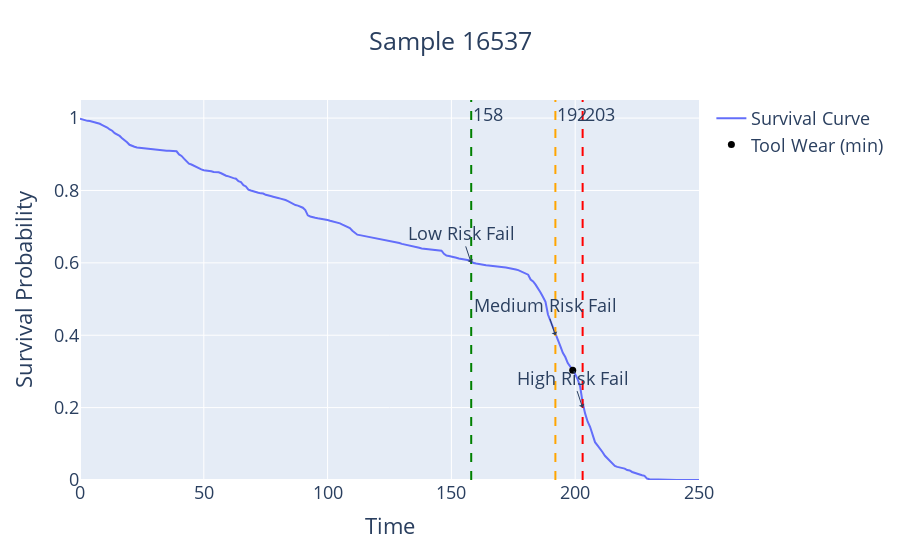
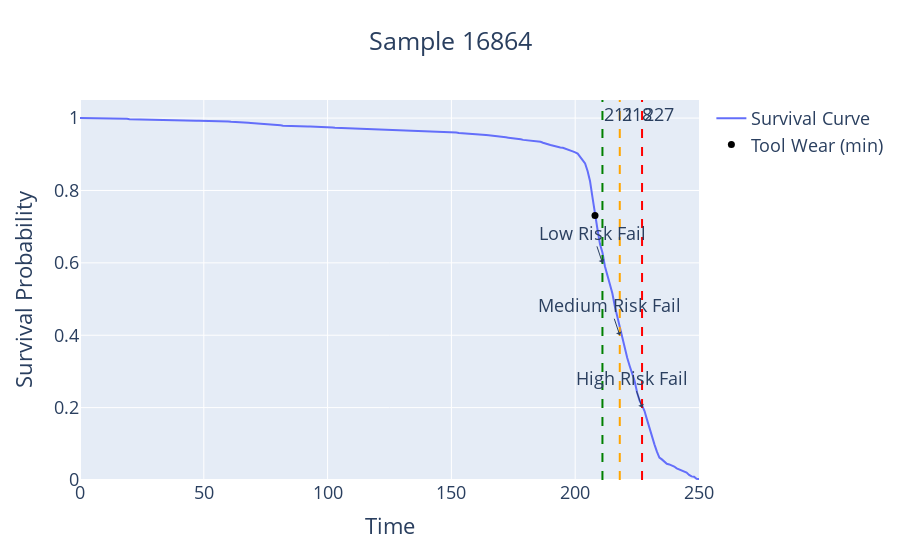
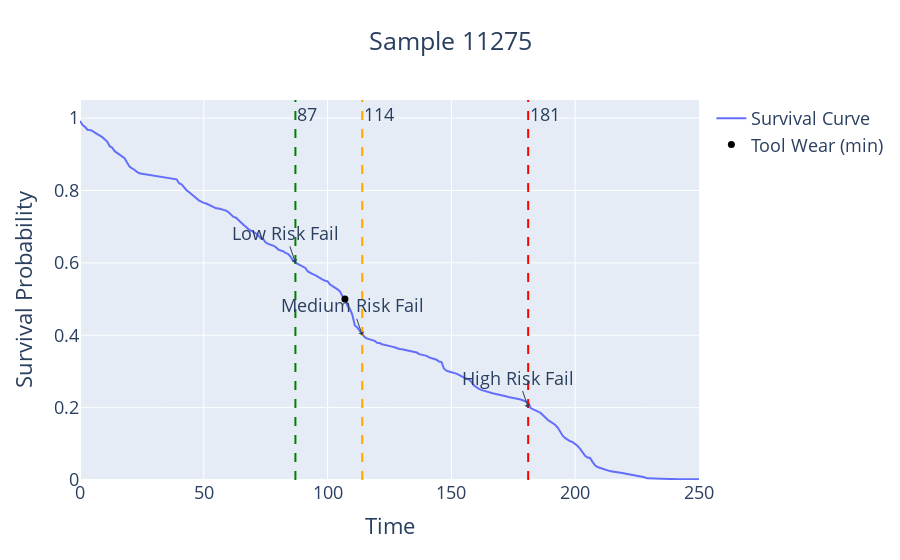
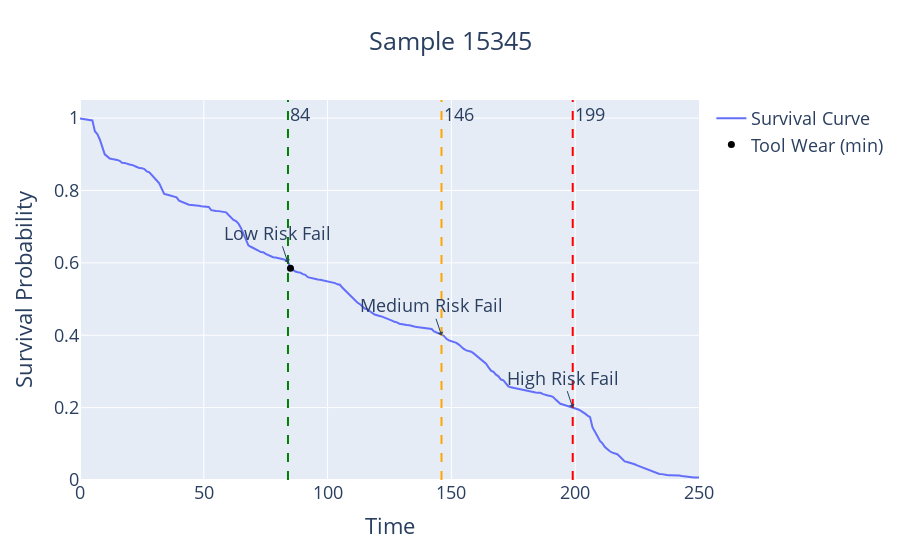

The cell these charts' notebook holds for them, in order:
### Code cell
import numpy as np
import pandas as pd
import plotly.graph_objects as go

def plot_survival_curve(testing_data, title, tool_wear_min):
    survival = rsf.predict_survival_function(testing_data, return_array=True).flatten()
    risk = rsf.predict(testing_data)
    risk_scores.append(risk)
    times = np.arange(len(survival))
    fig = go.Figure()
    fig.add_trace(go.Scatter(x=times, y=survival, mode='lines', name='Survival Curve'))
    thresholds = [0.6, 0.4, 0.2]
    colors = ['green', 'orange', 'red']
    labels = ['Low Risk Fail', 'Medium Risk Fail', 'High Risk Fail']
    for threshold, color, label in zip(thresholds, colors, labels):
        exceeds_threshold = np.where(survival > threshold)[0]
        if len(exceeds_threshold) > 0:
            max_exceeds_threshold = exceeds_threshold[-1]
            annotate_time = times[max_exceeds_threshold]
            fig.add_vline(x=annotate_time, line_color=color, line_dash='dash', annotation_text=f'{annotate_time}')
            fig.add_annotation(x=annotate_time, y=threshold, text=label, showarrow=True, arrowhead=1)
    
    # Add a dot to show the tool_wear_min
    fig.add_trace(go.Scatter(x=[tool_wear_min], y=[survival[tool_wear_min]], mode='markers', marker=dict(color='black', size=7), name='Tool Wear (min)'))

    fig.update_layout(
        title=f'{title}',
        xaxis_title='Time',
        yaxis_title='Survival Probability',
        yaxis_range=[0, 1.05],
        title_x=0.5,
        title_xanchor='center',
        width=900,
        font=dict(
            size=18 
        )
    )
    fig.show()

    threshold_times = []
    for threshold in thresholds:
        exceeds_threshold = np.where(survival > threshold)[0]
        if len(exceeds_threshold) > 0:
            max_exceeds_threshold = exceeds_threshold[-1]
            annotate_time = times[max_exceeds_threshold]
            threshold_times.append(annotate_time)
        else:
            threshold_times.append(None)
    return threshold_times

# Create a list to collect the annotated times for each row
annotated_times = []

# Drop the index from time_samples
reindexed_time_samples = time_samples.reset_index(drop=True)

# Create a list for the risk scores
risk_scores = []

# Iterate over the rows in random_samples
for i, (_, row) in enumerate(random_samples.iterrows()):
    testing_data = np.array([row])  # Convert the row to a 2D array for prediction']
    title = f"Sample {row.name}"  # Set the title for each sample plot
    tool_wear_min = reindexed_time_samples.loc[i, 'tool_wear_min']  # Get the tool_wear_min value for each sample
    threshold_times = plot_survival_curve(testing_data, title, tool_wear_min)
    annotated_times.append(threshold_times)

# Create the DataFrame from the collected annotated times
df_annotated_times = pd.DataFrame(annotated_times, columns=['Low Risk', 'Medium Risk', 'High Risk'])
df_annotated_times = df_annotated_times.set_index(samples.index)  # Set the index to match 'samples'

# Merge the 'samples' DataFrame and 'df_annotated_times' DataFrame based on their indices
samples_predicted = pd.merge(samples, df_annotated_times, left_index=True, right_index=True)
samples_predicted

### Figure 1 — Plotly figure (JSON) as saved in the notebook; plotly's stock layout.template omitted (floating-point values rounded to 4 significant figures; data arrays with more than 128 entries replaced by an {"elided": "..."} marker saying what was removed)
{"data": [{"mode": "lines", "name": "Survival Curve", "type": "scatter", "x": {"elided": "251 int values"}, "y": {"elided": "251 float values"}}, {"marker": {"color": "black", "size": 7}, "mode": "markers", "name": "Tool Wear (min)", "type": "scatter", "x": [199], "y": [0.3035]}], "layout": {"annotations": [{"showarrow": false, "text": "158", "x": 158, "xanchor": "left", "xref": "x", "y": 1, "yanchor": "top", "yref": "y domain"}, {"arrowhead": 1, "showarrow": true, "text": "Low Risk Fail", "x": 158, "y": 0.6}, {"showarrow": false, "text": "192", "x": 192, "xanchor": "left", "xref": "x", "y": 1, "yanchor": "top", "yref": "y domain"}, {"arrowhead": 1, "showarrow": true, "text": "Medium Risk Fail", "x": 192, "y": 0.4}, {"showarrow": false, "text": "203", "x": 203, "xanchor": "left", "xref": "x", "y": 1, "yanchor": "top", "yref": "y domain"}, {"arrowhead": 1, "showarrow": true, "text": "High Risk Fail", "x": 203, "y": 0.2}], "font": {"size": 18}, "shapes": [{"line": {"color": "green", "dash": "dash"}, "type": "line", "x0": 158, "x1": 158, "xref": "x", "y0": 0, "y1": 1, "yref": "y domain"}, {"line": {"color": "orange", "dash": "dash"}, "type": "line", "x0": 192, "x1": 192, "xref": "x", "y0": 0, "y1": 1, "yref": "y domain"}, {"line": {"color": "red", "dash": "dash"}, "type": "line", "x0": 203, "x1": 203, "xref": "x", "y0": 0, "y1": 1, "yref": "y domain"}], "title": {"text": "Sample 16537", "x": 0.5, "xanchor": "center"}, "width": 900, "xaxis": {"title": {"text": "Time"}}, "yaxis": {"range": [0, 1.05], "title": {"text": "Survival Probability"}}}}

### Figure 2 — Plotly figure (JSON) as saved in the notebook; plotly's stock layout.template omitted (floating-point values rounded to 4 significant figures; data arrays with more than 128 entries replaced by an {"elided": "..."} marker saying what was removed)
{"data": [{"mode": "lines", "name": "Survival Curve", "type": "scatter", "x": {"elided": "251 int values"}, "y": {"elided": "251 float values"}}, {"marker": {"color": "black", "size": 7}, "mode": "markers", "name": "Tool Wear (min)", "type": "scatter", "x": [208], "y": [0.7311]}], "layout": {"annotations": [{"showarrow": false, "text": "211", "x": 211, "xanchor": "left", "xref": "x", "y": 1, "yanchor": "top", "yref": "y domain"}, {"arrowhead": 1, "showarrow": true, "text": "Low Risk Fail", "x": 211, "y": 0.6}, {"showarrow": false, "text": "218", "x": 218, "xanchor": "left", "xref": "x", "y": 1, "yanchor": "top", "yref": "y domain"}, {"arrowhead": 1, "showarrow": true, "text": "Medium Risk Fail", "x": 218, "y": 0.4}, {"showarrow": false, "text": "227", "x": 227, "xanchor": "left", "xref": "x", "y": 1, "yanchor": "top", "yref": "y domain"}, {"arrowhead": 1, "showarrow": true, "text": "High Risk Fail", "x": 227, "y": 0.2}], "font": {"size": 18}, "shapes": [{"line": {"color": "green", "dash": "dash"}, "type": "line", "x0": 211, "x1": 211, "xref": "x", "y0": 0, "y1": 1, "yref": "y domain"}, {"line": {"color": "orange", "dash": "dash"}, "type": "line", "x0": 218, "x1": 218, "xref": "x", "y0": 0, "y1": 1, "yref": "y domain"}, {"line": {"color": "red", "dash": "dash"}, "type": "line", "x0": 227, "x1": 227, "xref": "x", "y0": 0, "y1": 1, "yref": "y domain"}], "title": {"text": "Sample 16864", "x": 0.5, "xanchor": "center"}, "width": 900, "xaxis": {"title": {"text": "Time"}}, "yaxis": {"range": [0, 1.05], "title": {"text": "Survival Probability"}}}}

### Figure 3 — Plotly figure (JSON) as saved in the notebook; plotly's stock layout.template omitted (floating-point values rounded to 4 significant figures; data arrays with more than 128 entries replaced by an {"elided": "..."} marker saying what was removed)
{"data": [{"mode": "lines", "name": "Survival Curve", "type": "scatter", "x": {"elided": "251 int values"}, "y": {"elided": "251 float values"}}, {"marker": {"color": "black", "size": 7}, "mode": "markers", "name": "Tool Wear (min)", "type": "scatter", "x": [107], "y": [0.5003]}], "layout": {"annotations": [{"showarrow": false, "text": "87", "x": 87, "xanchor": "left", "xref": "x", "y": 1, "yanchor": "top", "yref": "y domain"}, {"arrowhead": 1, "showarrow": true, "text": "Low Risk Fail", "x": 87, "y": 0.6}, {"showarrow": false, "text": "114", "x": 114, "xanchor": "left", "xref": "x", "y": 1, "yanchor": "top", "yref": "y domain"}, {"arrowhead": 1, "showarrow": true, "text": "Medium Risk Fail", "x": 114, "y": 0.4}, {"showarrow": false, "text": "181", "x": 181, "xanchor": "left", "xref": "x", "y": 1, "yanchor": "top", "yref": "y domain"}, {"arrowhead": 1, "showarrow": true, "text": "High Risk Fail", "x": 181, "y": 0.2}], "font": {"size": 18}, "shapes": [{"line": {"color": "green", "dash": "dash"}, "type": "line", "x0": 87, "x1": 87, "xref": "x", "y0": 0, "y1": 1, "yref": "y domain"}, {"line": {"color": "orange", "dash": "dash"}, "type": "line", "x0": 114, "x1": 114, "xref": "x", "y0": 0, "y1": 1, "yref": "y domain"}, {"line": {"color": "red", "dash": "dash"}, "type": "line", "x0": 181, "x1": 181, "xref": "x", "y0": 0, "y1": 1, "yref": "y domain"}], "title": {"text": "Sample 11275", "x": 0.5, "xanchor": "center"}, "width": 900, "xaxis": {"title": {"text": "Time"}}, "yaxis": {"range": [0, 1.05], "title": {"text": "Survival Probability"}}}}

### Figure 4 — Plotly figure (JSON) as saved in the notebook; plotly's stock layout.template omitted (floating-point values rounded to 4 significant figures; data arrays with more than 128 entries replaced by an {"elided": "..."} marker saying what was removed)
{"data": [{"mode": "lines", "name": "Survival Curve", "type": "scatter", "x": {"elided": "251 int values"}, "y": {"elided": "251 float values"}}, {"marker": {"color": "black", "size": 7}, "mode": "markers", "name": "Tool Wear (min)", "type": "scatter", "x": [85], "y": [0.5854]}], "layout": {"annotations": [{"showarrow": false, "text": "84", "x": 84, "xanchor": "left", "xref": "x", "y": 1, "yanchor": "top", "yref": "y domain"}, {"arrowhead": 1, "showarrow": true, "text": "Low Risk Fail", "x": 84, "y": 0.6}, {"showarrow": false, "text": "146", "x": 146, "xanchor": "left", "xref": "x", "y": 1, "yanchor": "top", "yref": "y domain"}, {"arrowhead": 1, "showarrow": true, "text": "Medium Risk Fail", "x": 146, "y": 0.4}, {"showarrow": false, "text": "199", "x": 199, "xanchor": "left", "xref": "x", "y": 1, "yanchor": "top", "yref": "y domain"}, {"arrowhead": 1, "showarrow": true, "text": "High Risk Fail", "x": 199, "y": 0.2}], "font": {"size": 18}, "shapes": [{"line": {"color": "green", "dash": "dash"}, "type": "line", "x0": 84, "x1": 84, "xref": "x", "y0": 0, "y1": 1, "yref": "y domain"}, {"line": {"color": "orange", "dash": "dash"}, "type": "line", "x0": 146, "x1": 146, "xref": "x", "y0": 0, "y1": 1, "yref": "y domain"}, {"line": {"color": "red", "dash": "dash"}, "type": "line", "x0": 199, "x1": 199, "xref": "x", "y0": 0, "y1": 1, "yref": "y domain"}], "title": {"text": "Sample 15345", "x": 0.5, "xanchor": "center"}, "width": 900, "xaxis": {"title": {"text": "Time"}}, "yaxis": {"range": [0, 1.05], "title": {"text": "Survival Probability"}}}}
